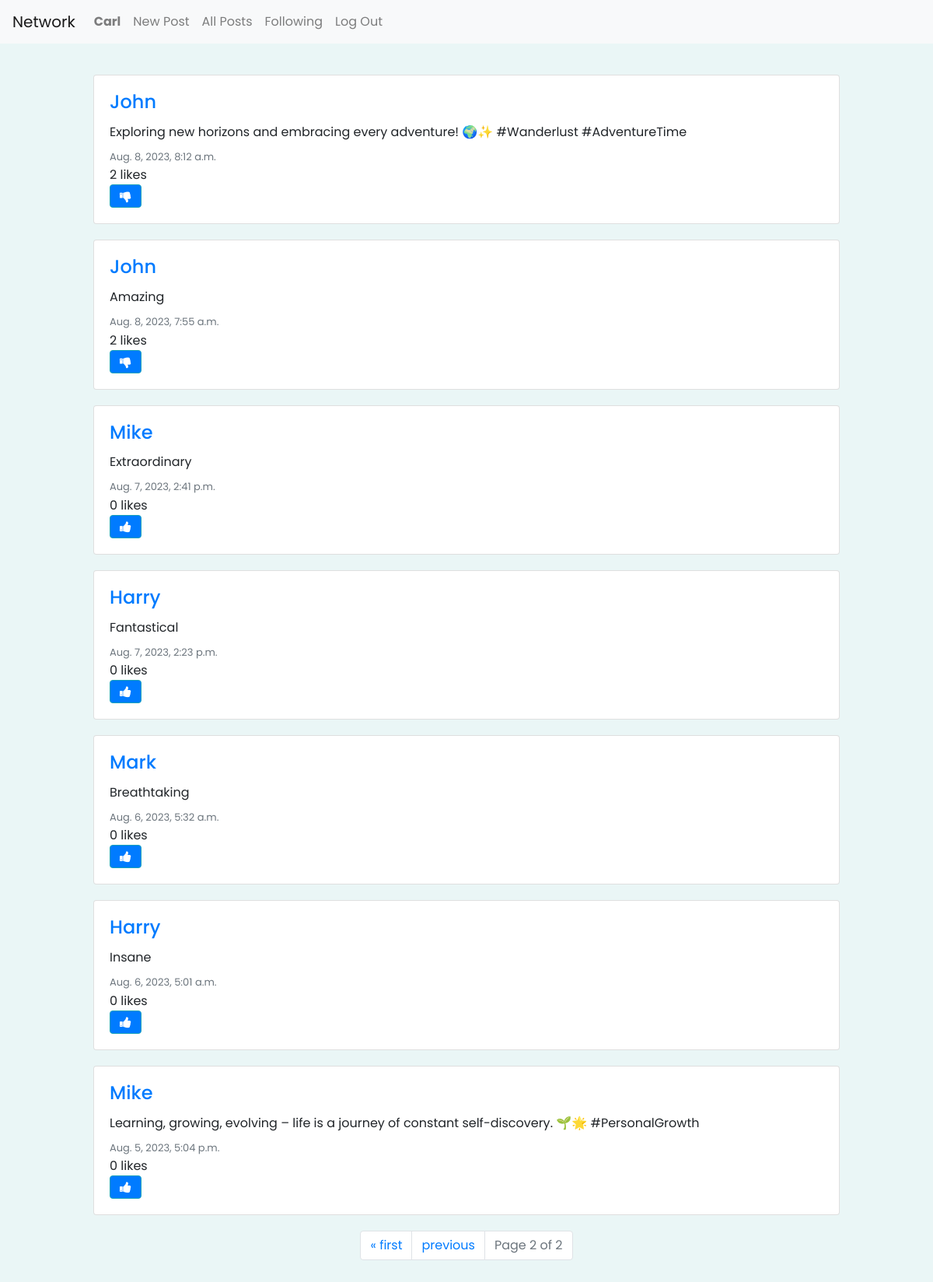
The page /following/1?page=2 (signed in) on the database its author committed.
### network/models.py (models this page shows, shortened)
class User(AbstractUser):
    pass

class Post(models.Model):
    author = models.ForeignKey(User, on_delete=models.CASCADE,related_name="user")
    content = models.CharField(max_length=1000)
    timestamp = models.DateTimeField(auto_now_add=True)

### network/views.py (the view)
# urls.py: path("following/<int:id>", views.view_following, name="following"),
@login_required
def view_following(request, id):
    current_user = request.user
    user_profile = Profile.objects.get(user=current_user)
    following_profiles = user_profile.follows.all()
    following_users = [profile.user for profile in following_profiles]
    following_posts = Post.objects.filter(author__in=following_users).annotate(like_count=Count('post_like')).order_by('-timestamp')
    paginator = Paginator(following_posts, 10)
    page_number = request.GET.get('page')
    page_obj = paginator.get_page(page_number)
    all_likes = Like.objects.all()
    liked_posts = []
    try:
        for like in all_likes:
            if like.user.id == request.user.id:
                liked_posts.append(like.post.id)
    except:
        liked_posts = []
    return render(request, 'network/following.html', {
        'following': following_profiles,
        'page_obj': page_obj,
        'liked_posts': liked_posts,
    })

### network/templates/network/following.html (shortened to what this page needs)
{% extends "network/layout.html" %}
{% block body %}
{% for post in page_obj %}
    <div style="margin: 20px 100px 20px 100px;" class="card w-10">
        <div class="card-body">
          <a href="{% url 'view_profile' post.author_id %}"><h4 class="card-title">{{ post.author }}</h4></a>
          <p class="card-text">{{ post.content }}</p>
          <p style="font-size: 13px;" class="card-subtitle mb-2 text-muted">{{ post.timestamp }}</p>
          <p id="like-count-{{ post.id }}" class="card-subtitle">{{ post.like_count }} likes</p>
          {% if post.id in liked_posts %}
            <button style="background-color: #007bff;" class="btn btn-info fa fa-thumbs-down" onclick="likeHandler('{{ post.id }}', {{ liked_posts }}, {{ like_count }})" id="{{ post.id }}" ></button>
        {% else %}
            <button style="background-color: #007bff;" class="btn btn-info fa fa-thumbs-up" id="{{ post.id }}" onclick="likeHandler('{{ post.id }}', {{ liked_posts }}, {{ like_count }})"></button>
        {% endif %}
        </div>
    </div>
{% endfor %}
<div class="pagination justify-content-center">
    <ul class="pagination">
        {% if page_obj.has_previous %}
            <li class="page-item"><a class="page-link" href="?page=1">&laquo; first</a></li>
            <li class="page-item"><a class="page-link" href="?page={{ page_obj.previous_page_number }}">previous</a></li>
        {% endif %}
        <li class="page-item disabled">
            <span class="page-link">Page {{ page_obj.number }} of {{ page_obj.paginator.num_pages }}</span>
        </li>
    </ul>
</div>
{% endblock %}

### network/templates/network/layout.html (shortened to what this page needs)
{% load static %}
<!DOCTYPE html>
<html lang="en">
    <head>
        <link rel="stylesheet" href="https://stackpath.bootstrapcdn.com/bootstrap/4.4.1/css/bootstrap.min.css">
        <link href="{% static 'network/styles.css' %}" rel="stylesheet">
        <link rel="stylesheet" href="https://cdnjs.cloudflare.com/ajax/libs/font-awesome/4.7.0/css/font-awesome.min.css">
    </head>
    <body>
        <nav class="navbar navbar-expand-lg navbar-light bg-light">
            <a class="navbar-brand" href="#">Network</a>
            <div>
              <ul class="navbar-nav mr-auto">
                {% if user.is_authenticated %}
                    <li class="nav-item">
                        <a class="nav-link" href="{% url 'view_profile' user.id %}"><strong>{{ user.username }}</strong></a>
                    </li>
                    <li class="nav-item">
                        <a class="nav-link" href="{% url 'create' %}">New Post</a>
                    </li>
                {% endif %}
                <li class="nav-item">
                  <a class="nav-link" href="{% url 'index' %}">All Posts</a>
                </li>
                {% if user.is_authenticated %}
                    <li class="nav-item">
                        <a class="nav-link" href="{% url 'following' user.id %}">Following</a>
                    </li>
                    <li class="nav-item">
                        <a class="nav-link" href="{% url 'logout' %}">Log Out</a>
                    </li>
                {% endif %}
              </ul>
            </div>
          </nav>
        <div class="body">
            {% block body %}
            {% endblock %}
        </div>
    </body>
</html>

### network/templates/network/layout.html (style rules this page uses)
body { font-family: 'Poppins', sans-serif; background-color: #eaf6f6; }
.body { padding: 20px; }

### rows shown on the page
User: username "Carl"
Post: author "John", content "Exploring new horizons and embracing every adventure! 🌍✨ #Wanderlust #AdventureTime", timestamp "Aug. 8, 2023, 8:12 a.m.", like_count "2"
Post: author "John", content "Amazing", timestamp "Aug. 8, 2023, 7:55 a.m.", like_count "2"
Post: author "Mike", content "Extraordinary", timestamp "Aug. 7, 2023, 2:41 p.m.", like_count "0"
Post: author "Harry", content "Fantastical", timestamp "Aug. 7, 2023, 2:23 p.m.", like_count "0"
Post: author "Mark", content "Breathtaking", timestamp "Aug. 6, 2023, 5:32 a.m.", like_count "0"
Post: author "Harry", content "Insane", timestamp "Aug. 6, 2023, 5:01 a.m.", like_count "0"
Post: author "Mike", content "Learning, growing, evolving – life is a journey of constant self-discovery. 🌱🌟 #PersonalGrowth", timestamp "Aug. 5, 2023, 5:04 p.m.", like_count "0"

### other values the page prints
{{ page_obj.number }} "2"
{{ page_obj.paginator.num_pages }} "2"
